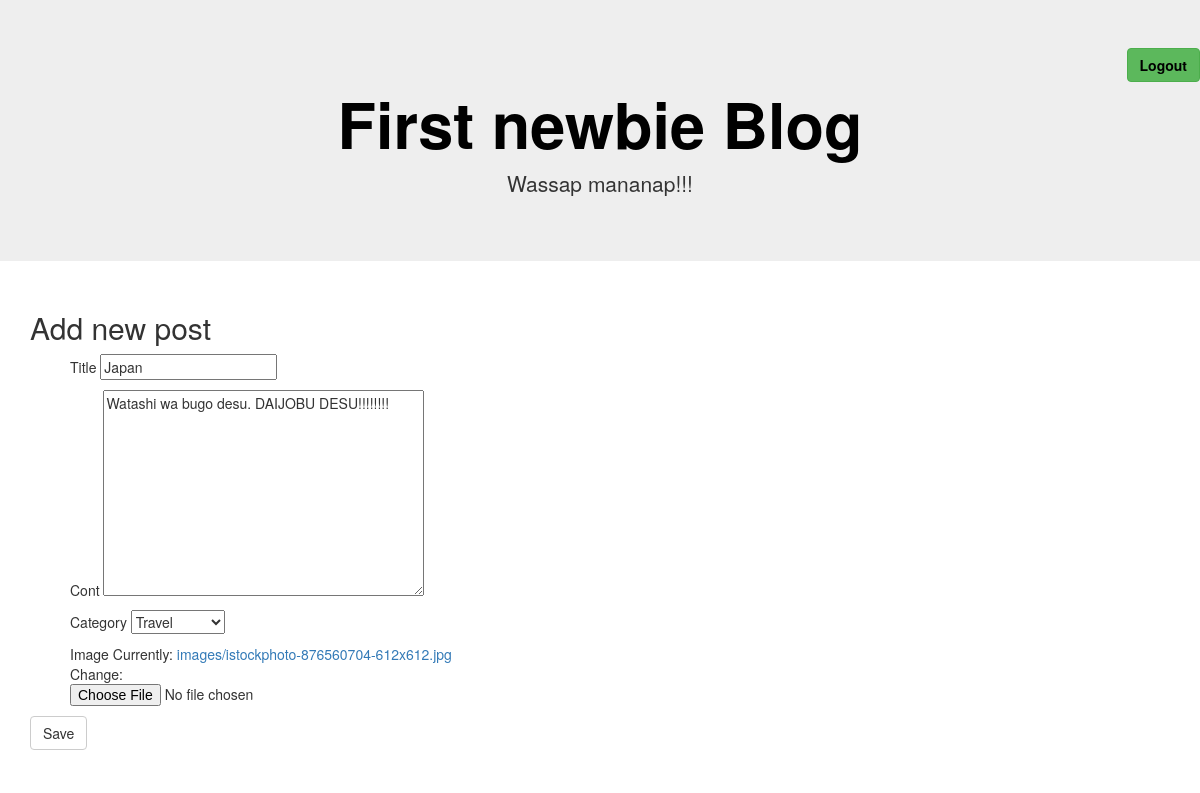
The app's page /content/edit/20/ with its own data.
### userApp/models.py (models this page shows, shortened)
class Content(models.Model):
    title = models.CharField(max_length=100)
    cont = models.TextField()
    date_published = models.DateTimeField(default=timezone.now)
    author = models.ForeignKey(settings.AUTH_USER_MODEL, on_delete=models.CASCADE)
    category = models.ForeignKey(Category, on_delete = models.CASCADE, null = True)
    tags = TaggableManager()
    image = models.ImageField(upload_to='images/', null =True)

### userApp/views.py (the view, shortened to what this page needs)
# urls.py: path('content/edit/<int:content_id>/', ContEdit.as_view(), name = 'contEdit'),
class ContEdit(TemplateView):
    template_name = "contentNew.html"
    form = ContentForm
    def get(self, *args, **kwargs):
        content_id = kwargs.get('content_id')
        content = Content.objects.get(pk=content_id)
        form = self.form(instance=content)
        return render(self.request,self.template_name, {'form':form})

### userApp/forms.py
class ContentForm(ModelForm):
    class Meta:
        model = Content
        fields = ['title','cont','category','tags','image']

### userApp/models.py (called while the page is built)
    def __str__(self):
        return self.title

### userApp/templates/contentNew.html
    {% extends 'base.html' %}
    {% load crispy_forms_tags %}
    {% block content %}
            <h2>Add new post</h2>
            <div class="form-group">
                <form enctype="multipart/form-data" method="POST" novalidate > {% csrf_token %}
                    {% for field in form %}
                    <ul id="frms">
                            {{ field.label }}  {{ field }} {{ field.errors }}
                    </ul>
                    {% endfor %}
                <button type="submit" class="btn btn-default">Save</button>
                </form>
            </div>
    {% endblock %}

### records on screen
Content: form "Japan" "Watashi wa bugo desu. DAIJOBU DESU!!!!!!!!" "Travel"

### other values on screen
{{ field.label }} "Title" "Cont" "Category" "Image"
